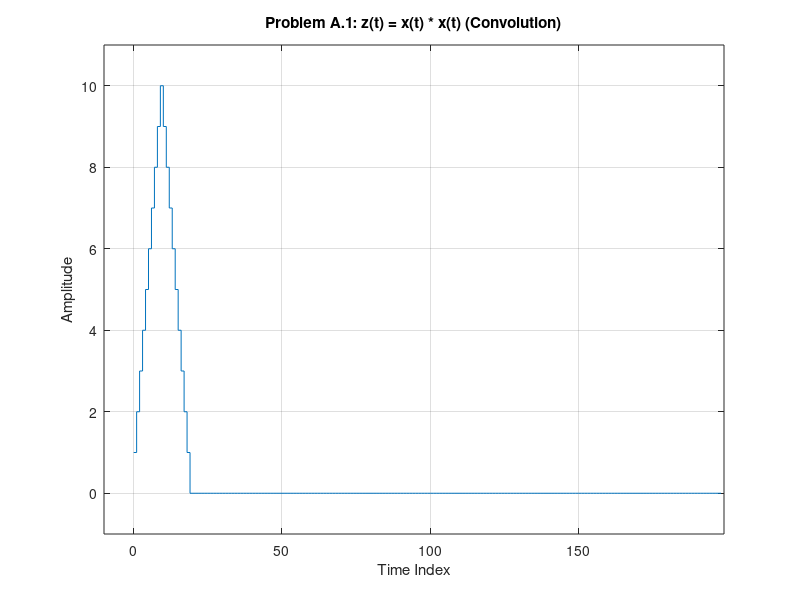

Source code (MATLAB):
clf;
clc;
clear;

N = 100;
PulseWidth = 10;
t = [0:1:(N-1)]; 
x = [ones(1, PulseWidth), zeros(1, N - PulseWidth)];

z_time = conv(x, x);
t_conv = [0:1:length(z_time)-1];

figure;
stairs(t_conv, z_time);
grid on;
title('Problem A.1: z(t) = x(t) * x(t) (Convolution)');
xlabel('Time Index');
ylabel('Amplitude');
axis([-10, length(z_time), -1, max(z_time) + 1]);
